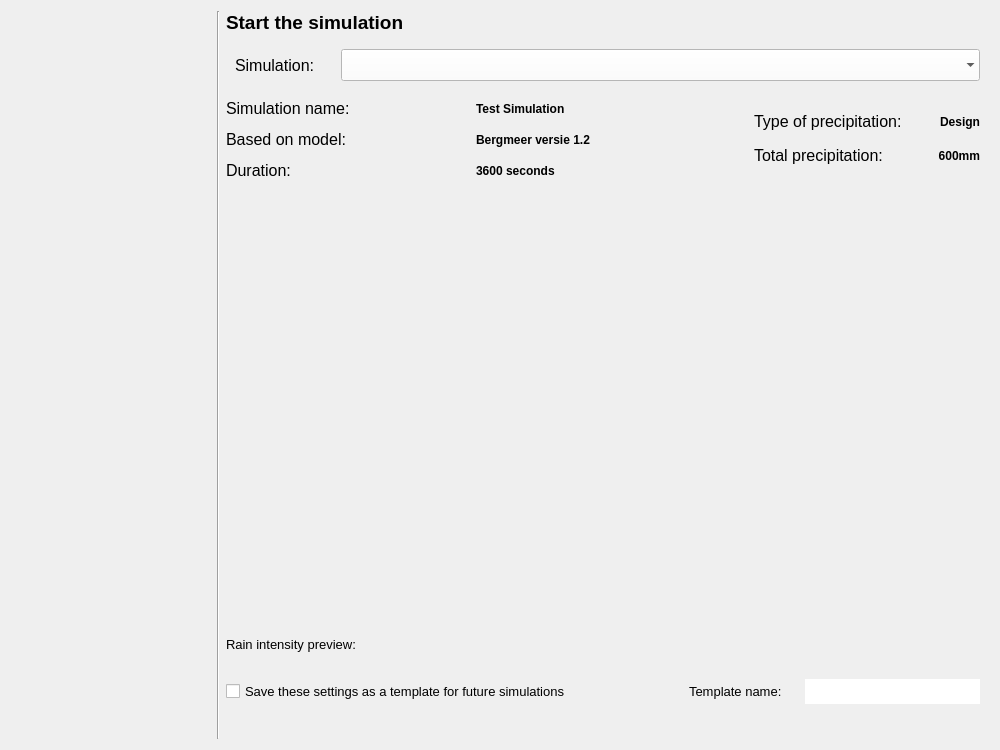
<?xml version="1.0" encoding="UTF-8"?>
<ui version="4.0">
 <class>Form</class>
 <widget class="QWidget" name="Form">
  <property name="windowModality">
   <enum>Qt::NonModal</enum>
  </property>
  <property name="geometry">
   <rect>
    <x>0</x>
    <y>0</y>
    <width>1000</width>
    <height>750</height>
   </rect>
  </property>
  <property name="sizePolicy">
   <sizepolicy hsizetype="Preferred" vsizetype="Preferred">
    <horstretch>0</horstretch>
    <verstretch>0</verstretch>
   </sizepolicy>
  </property>
  <property name="minimumSize">
   <size>
    <width>750</width>
    <height>500</height>
   </size>
  </property>
  <property name="maximumSize">
   <size>
    <width>16777215</width>
    <height>16777215</height>
   </size>
  </property>
  <property name="font">
   <font>
    <family>Segoe UI</family>
    <pointsize>8</pointsize>
   </font>
  </property>
  <property name="windowTitle">
   <string>Form</string>
  </property>
  <property name="autoFillBackground">
   <bool>true</bool>
  </property>
  <layout class="QGridLayout" name="gridLayout">
   <item row="4" column="2">
    <spacer name="verticalSpacer_2">
     <property name="orientation">
      <enum>Qt::Vertical</enum>
     </property>
     <property name="sizeHint" stdset="0">
      <size>
       <width>20</width>
       <height>40</height>
      </size>
     </property>
    </spacer>
   </item>
   <item row="0" column="2">
    <widget class="QLabel" name="label_4">
     <property name="font">
      <font>
       <family>Segoe UI</family>
       <pointsize>14</pointsize>
       <weight>75</weight>
       <bold>true</bold>
       <underline>false</underline>
      </font>
     </property>
     <property name="text">
      <string>Start the simulation</string>
     </property>
    </widget>
   </item>
   <item row="5" column="2">
    <widget class="QLabel" name="plot_label">
     <property name="sizePolicy">
      <sizepolicy hsizetype="Preferred" vsizetype="Minimum">
       <horstretch>0</horstretch>
       <verstretch>0</verstretch>
      </sizepolicy>
     </property>
     <property name="minimumSize">
      <size>
       <width>200</width>
       <height>20</height>
      </size>
     </property>
     <property name="maximumSize">
      <size>
       <width>16777215</width>
       <height>16777215</height>
      </size>
     </property>
     <property name="font">
      <font>
       <family>Segoe UI</family>
       <pointsize>10</pointsize>
      </font>
     </property>
     <property name="text">
      <string>Rain intensity preview:</string>
     </property>
    </widget>
   </item>
   <item row="1" column="2" colspan="4">
    <widget class="QWidget" name="simulation_widget" native="true">
     <property name="sizePolicy">
      <sizepolicy hsizetype="Expanding" vsizetype="Preferred">
       <horstretch>0</horstretch>
       <verstretch>0</verstretch>
      </sizepolicy>
     </property>
     <property name="minimumSize">
      <size>
       <width>0</width>
       <height>50</height>
      </size>
     </property>
     <property name="maximumSize">
      <size>
       <width>16777215</width>
       <height>16777215</height>
      </size>
     </property>
     <layout class="QGridLayout" name="gridLayout_2">
      <item row="0" column="0">
       <widget class="QLabel" name="label_3">
        <property name="minimumSize">
         <size>
          <width>100</width>
          <height>25</height>
         </size>
        </property>
        <property name="maximumSize">
         <size>
          <width>16777215</width>
          <height>16777215</height>
         </size>
        </property>
        <property name="font">
         <font>
          <family>Segoe UI</family>
          <pointsize>12</pointsize>
         </font>
        </property>
        <property name="text">
         <string>Simulation:</string>
        </property>
       </widget>
      </item>
      <item row="0" column="1">
       <widget class="QComboBox" name="dd_simulation">
        <property name="sizePolicy">
         <sizepolicy hsizetype="Expanding" vsizetype="Preferred">
          <horstretch>0</horstretch>
          <verstretch>0</verstretch>
         </sizepolicy>
        </property>
        <property name="minimumSize">
         <size>
          <width>0</width>
          <height>25</height>
         </size>
        </property>
        <property name="maximumSize">
         <size>
          <width>16777215</width>
          <height>16777215</height>
         </size>
        </property>
        <property name="font">
         <font>
          <family>Segoe UI</family>
          <pointsize>10</pointsize>
         </font>
        </property>
        <property name="styleSheet">
         <string notr="true">QComboBox {background-color:white; selection-background-color: lightgray;}</string>
        </property>
        <property name="frame">
         <bool>false</bool>
        </property>
       </widget>
      </item>
     </layout>
    </widget>
   </item>
   <item row="0" column="0" rowspan="10">
    <widget class="QWidget" name="wizard_steps_widget" native="true">
     <property name="sizePolicy">
      <sizepolicy hsizetype="Preferred" vsizetype="Expanding">
       <horstretch>0</horstretch>
       <verstretch>0</verstretch>
      </sizepolicy>
     </property>
     <property name="minimumSize">
      <size>
       <width>200</width>
       <height>0</height>
      </size>
     </property>
     <property name="maximumSize">
      <size>
       <width>200</width>
       <height>16777215</height>
      </size>
     </property>
     <layout class="QVBoxLayout" name="verticalLayout_2"/>
    </widget>
   </item>
   <item row="6" column="2" colspan="4">
    <layout class="QGridLayout" name="lout_plot">
     <property name="bottomMargin">
      <number>10</number>
     </property>
    </layout>
   </item>
   <item row="9" column="2" colspan="4">
    <spacer name="horizontalSpacer_5">
     <property name="orientation">
      <enum>Qt::Horizontal</enum>
     </property>
     <property name="sizeHint" stdset="0">
      <size>
       <width>40</width>
       <height>20</height>
      </size>
     </property>
    </spacer>
   </item>
   <item row="0" column="1" rowspan="10">
    <widget class="Line" name="line">
     <property name="sizePolicy">
      <sizepolicy hsizetype="Fixed" vsizetype="Expanding">
       <horstretch>0</horstretch>
       <verstretch>0</verstretch>
      </sizepolicy>
     </property>
     <property name="orientation">
      <enum>Qt::Vertical</enum>
     </property>
    </widget>
   </item>
   <item row="2" column="2" colspan="4">
    <layout class="QGridLayout" name="gridLayout_5">
     <property name="sizeConstraint">
      <enum>QLayout::SetDefaultConstraint</enum>
     </property>
     <item row="2" column="0">
      <widget class="QLabel" name="sim_duration_l">
       <property name="sizePolicy">
        <sizepolicy hsizetype="MinimumExpanding" vsizetype="Preferred">
         <horstretch>0</horstretch>
         <verstretch>0</verstretch>
        </sizepolicy>
       </property>
       <property name="minimumSize">
        <size>
         <width>0</width>
         <height>25</height>
        </size>
       </property>
       <property name="maximumSize">
        <size>
         <width>16777215</width>
         <height>16777215</height>
        </size>
       </property>
       <property name="palette">
        <palette>
         <active>
          <colorrole role="Button">
           <brush brushstyle="SolidPattern">
            <color alpha="255">
             <red>255</red>
             <green>255</green>
             <blue>255</blue>
            </color>
           </brush>
          </colorrole>
         </active>
         <inactive>
          <colorrole role="Button">
           <brush brushstyle="SolidPattern">
            <color alpha="255">
             <red>255</red>
             <green>255</green>
             <blue>255</blue>
            </color>
           </brush>
          </colorrole>
         </inactive>
         <disabled>
          <colorrole role="Button">
           <brush brushstyle="SolidPattern">
            <color alpha="255">
             <red>255</red>
             <green>255</green>
             <blue>255</blue>
            </color>
           </brush>
          </colorrole>
         </disabled>
        </palette>
       </property>
       <property name="font">
        <font>
         <family>Segoe UI</family>
         <pointsize>12</pointsize>
        </font>
       </property>
       <property name="text">
        <string>&lt;html&gt;&lt;head/&gt;&lt;body&gt;&lt;p&gt;Duration:&lt;/p&gt;&lt;/body&gt;&lt;/html&gt;</string>
       </property>
      </widget>
     </item>
     <item row="1" column="1">
      <widget class="QLabel" name="sim_database">
       <property name="sizePolicy">
        <sizepolicy hsizetype="Expanding" vsizetype="Preferred">
         <horstretch>0</horstretch>
         <verstretch>0</verstretch>
        </sizepolicy>
       </property>
       <property name="minimumSize">
        <size>
         <width>0</width>
         <height>25</height>
        </size>
       </property>
       <property name="maximumSize">
        <size>
         <width>16777215</width>
         <height>16777215</height>
        </size>
       </property>
       <property name="font">
        <font>
         <family>Segoe UI</family>
         <pointsize>9</pointsize>
         <weight>75</weight>
         <bold>true</bold>
        </font>
       </property>
       <property name="text">
        <string>Bergmeer versie 1.2</string>
       </property>
      </widget>
     </item>
     <item row="0" column="2">
      <spacer name="horizontalSpacer">
       <property name="orientation">
        <enum>Qt::Horizontal</enum>
       </property>
       <property name="sizeType">
        <enum>QSizePolicy::Minimum</enum>
       </property>
       <property name="sizeHint" stdset="0">
        <size>
         <width>20</width>
         <height>20</height>
        </size>
       </property>
      </spacer>
     </item>
     <item row="2" column="1">
      <widget class="QLabel" name="sim_duration">
       <property name="sizePolicy">
        <sizepolicy hsizetype="Expanding" vsizetype="Preferred">
         <horstretch>0</horstretch>
         <verstretch>0</verstretch>
        </sizepolicy>
       </property>
       <property name="minimumSize">
        <size>
         <width>0</width>
         <height>25</height>
        </size>
       </property>
       <property name="maximumSize">
        <size>
         <width>16777215</width>
         <height>16777215</height>
        </size>
       </property>
       <property name="font">
        <font>
         <family>Segoe UI</family>
         <pointsize>9</pointsize>
         <weight>75</weight>
         <bold>true</bold>
        </font>
       </property>
       <property name="text">
        <string>3600 seconds</string>
       </property>
      </widget>
     </item>
     <item row="0" column="3" rowspan="3">
      <layout class="QVBoxLayout" name="verticalLayout">
       <property name="spacing">
        <number>0</number>
       </property>
       <property name="sizeConstraint">
        <enum>QLayout::SetFixedSize</enum>
       </property>
       <property name="bottomMargin">
        <number>0</number>
       </property>
       <item>
        <widget class="QWidget" name="precipitation_widget" native="true">
         <property name="sizePolicy">
          <sizepolicy hsizetype="Preferred" vsizetype="Expanding">
           <horstretch>0</horstretch>
           <verstretch>0</verstretch>
          </sizepolicy>
         </property>
         <property name="minimumSize">
          <size>
           <width>0</width>
           <height>0</height>
          </size>
         </property>
         <property name="maximumSize">
          <size>
           <width>16777215</width>
           <height>80</height>
          </size>
         </property>
         <layout class="QGridLayout" name="gridLayout_3">
          <item row="0" column="1" alignment="Qt::AlignRight">
           <widget class="QLabel" name="sim_prec_type">
            <property name="sizePolicy">
             <sizepolicy hsizetype="Expanding" vsizetype="Preferred">
              <horstretch>0</horstretch>
              <verstretch>0</verstretch>
             </sizepolicy>
            </property>
            <property name="minimumSize">
             <size>
              <width>0</width>
              <height>25</height>
             </size>
            </property>
            <property name="maximumSize">
             <size>
              <width>16777215</width>
              <height>16777215</height>
             </size>
            </property>
            <property name="font">
             <font>
              <family>Segoe UI</family>
              <pointsize>9</pointsize>
              <weight>75</weight>
              <bold>true</bold>
             </font>
            </property>
            <property name="text">
             <string>Design</string>
            </property>
            <property name="alignment">
             <set>Qt::AlignRight|Qt::AlignTrailing|Qt::AlignVCenter</set>
            </property>
           </widget>
          </item>
          <item row="0" column="0">
           <widget class="QLabel" name="sim_prec_type_l">
            <property name="sizePolicy">
             <sizepolicy hsizetype="MinimumExpanding" vsizetype="Preferred">
              <horstretch>0</horstretch>
              <verstretch>0</verstretch>
             </sizepolicy>
            </property>
            <property name="minimumSize">
             <size>
              <width>0</width>
              <height>25</height>
             </size>
            </property>
            <property name="maximumSize">
             <size>
              <width>16777215</width>
              <height>16777215</height>
             </size>
            </property>
            <property name="font">
             <font>
              <family>Segoe UI</family>
              <pointsize>12</pointsize>
             </font>
            </property>
            <property name="text">
             <string>&lt;html&gt;&lt;head/&gt;&lt;body&gt;&lt;p&gt;Type of precipitation:&lt;/p&gt;&lt;/body&gt;&lt;/html&gt;</string>
            </property>
           </widget>
          </item>
          <item row="1" column="0">
           <widget class="QLabel" name="sim_prec_total_l">
            <property name="sizePolicy">
             <sizepolicy hsizetype="MinimumExpanding" vsizetype="Preferred">
              <horstretch>0</horstretch>
              <verstretch>0</verstretch>
             </sizepolicy>
            </property>
            <property name="minimumSize">
             <size>
              <width>0</width>
              <height>25</height>
             </size>
            </property>
            <property name="maximumSize">
             <size>
              <width>16777215</width>
              <height>16777215</height>
             </size>
            </property>
            <property name="font">
             <font>
              <family>Segoe UI</family>
              <pointsize>12</pointsize>
             </font>
            </property>
            <property name="text">
             <string>&lt;html&gt;&lt;head/&gt;&lt;body&gt;&lt;p&gt;Total precipitation:&lt;/p&gt;&lt;/body&gt;&lt;/html&gt;</string>
            </property>
           </widget>
          </item>
          <item row="1" column="1" alignment="Qt::AlignRight">
           <widget class="QLabel" name="sim_prec_total">
            <property name="sizePolicy">
             <sizepolicy hsizetype="Expanding" vsizetype="Preferred">
              <horstretch>0</horstretch>
              <verstretch>0</verstretch>
             </sizepolicy>
            </property>
            <property name="minimumSize">
             <size>
              <width>0</width>
              <height>25</height>
             </size>
            </property>
            <property name="maximumSize">
             <size>
              <width>16777215</width>
              <height>16777215</height>
             </size>
            </property>
            <property name="font">
             <font>
              <family>Segoe UI</family>
              <pointsize>9</pointsize>
              <weight>75</weight>
              <bold>true</bold>
             </font>
            </property>
            <property name="text">
             <string>600mm</string>
            </property>
            <property name="alignment">
             <set>Qt::AlignRight|Qt::AlignTrailing|Qt::AlignVCenter</set>
            </property>
           </widget>
          </item>
         </layout>
        </widget>
       </item>
      </layout>
     </item>
     <item row="1" column="0">
      <widget class="QLabel" name="sim_base_l">
       <property name="sizePolicy">
        <sizepolicy hsizetype="MinimumExpanding" vsizetype="Preferred">
         <horstretch>0</horstretch>
         <verstretch>0</verstretch>
        </sizepolicy>
       </property>
       <property name="minimumSize">
        <size>
         <width>0</width>
         <height>25</height>
        </size>
       </property>
       <property name="maximumSize">
        <size>
         <width>16777215</width>
         <height>16777215</height>
        </size>
       </property>
       <property name="font">
        <font>
         <family>Segoe UI</family>
         <pointsize>12</pointsize>
        </font>
       </property>
       <property name="text">
        <string>&lt;html&gt;&lt;head/&gt;&lt;body&gt;&lt;p&gt;Based on model:&lt;/p&gt;&lt;/body&gt;&lt;/html&gt;</string>
       </property>
      </widget>
     </item>
     <item row="0" column="1">
      <widget class="QLabel" name="sim_name">
       <property name="sizePolicy">
        <sizepolicy hsizetype="Expanding" vsizetype="Preferred">
         <horstretch>0</horstretch>
         <verstretch>0</verstretch>
        </sizepolicy>
       </property>
       <property name="minimumSize">
        <size>
         <width>0</width>
         <height>25</height>
        </size>
       </property>
       <property name="maximumSize">
        <size>
         <width>16777215</width>
         <height>16777215</height>
        </size>
       </property>
       <property name="font">
        <font>
         <family>Segoe UI</family>
         <pointsize>9</pointsize>
         <weight>75</weight>
         <bold>true</bold>
        </font>
       </property>
       <property name="text">
        <string>Test Simulation</string>
       </property>
      </widget>
     </item>
     <item row="0" column="0">
      <widget class="QLabel" name="sim_name_l">
       <property name="sizePolicy">
        <sizepolicy hsizetype="MinimumExpanding" vsizetype="Preferred">
         <horstretch>0</horstretch>
         <verstretch>0</verstretch>
        </sizepolicy>
       </property>
       <property name="minimumSize">
        <size>
         <width>0</width>
         <height>25</height>
        </size>
       </property>
       <property name="maximumSize">
        <size>
         <width>16777215</width>
         <height>16777215</height>
        </size>
       </property>
       <property name="font">
        <font>
         <family>Segoe UI</family>
         <pointsize>12</pointsize>
        </font>
       </property>
       <property name="text">
        <string>&lt;html&gt;&lt;head/&gt;&lt;body&gt;&lt;p&gt;Simulation name:&lt;/p&gt;&lt;/body&gt;&lt;/html&gt;</string>
       </property>
      </widget>
     </item>
    </layout>
   </item>
   <item row="7" column="2" colspan="4">
    <layout class="QGridLayout" name="gridLayout_6">
     <item row="1" column="0">
      <widget class="QCheckBox" name="cb_save_template">
       <property name="minimumSize">
        <size>
         <width>14</width>
         <height>14</height>
        </size>
       </property>
       <property name="maximumSize">
        <size>
         <width>16777215</width>
         <height>16777215</height>
        </size>
       </property>
       <property name="font">
        <font>
         <family>Segoe UI</family>
         <pointsize>10</pointsize>
        </font>
       </property>
       <property name="layoutDirection">
        <enum>Qt::LeftToRight</enum>
       </property>
       <property name="text">
        <string>Save these settings as a template for future simulations</string>
       </property>
       <property name="checked">
        <bool>false</bool>
       </property>
      </widget>
     </item>
     <item row="1" column="2">
      <widget class="QWidget" name="template_widget" native="true">
       <property name="minimumSize">
        <size>
         <width>300</width>
         <height>40</height>
        </size>
       </property>
       <property name="maximumSize">
        <size>
         <width>16777215</width>
         <height>16777215</height>
        </size>
       </property>
       <layout class="QHBoxLayout" name="horizontalLayout_3">
        <item>
         <widget class="QLabel" name="label">
          <property name="minimumSize">
           <size>
            <width>110</width>
            <height>20</height>
           </size>
          </property>
          <property name="maximumSize">
           <size>
            <width>16777215</width>
            <height>16777215</height>
           </size>
          </property>
          <property name="font">
           <font>
            <family>Segoe UI</family>
            <pointsize>10</pointsize>
           </font>
          </property>
          <property name="text">
           <string>Template name:</string>
          </property>
         </widget>
        </item>
        <item>
         <widget class="QLineEdit" name="template_name">
          <property name="sizePolicy">
           <sizepolicy hsizetype="Expanding" vsizetype="Preferred">
            <horstretch>0</horstretch>
            <verstretch>0</verstretch>
           </sizepolicy>
          </property>
          <property name="minimumSize">
           <size>
            <width>175</width>
            <height>25</height>
           </size>
          </property>
          <property name="maximumSize">
           <size>
            <width>16777215</width>
            <height>16777215</height>
           </size>
          </property>
          <property name="font">
           <font>
            <family>Segoe UI</family>
            <pointsize>10</pointsize>
           </font>
          </property>
          <property name="styleSheet">
           <string notr="true">QLineEdit {background-color: white;}</string>
          </property>
          <property name="frame">
           <bool>false</bool>
          </property>
         </widget>
        </item>
       </layout>
      </widget>
     </item>
     <item row="1" column="1">
      <spacer name="horizontalSpacer_4">
       <property name="orientation">
        <enum>Qt::Horizontal</enum>
       </property>
       <property name="sizeHint" stdset="0">
        <size>
         <width>40</width>
         <height>20</height>
        </size>
       </property>
      </spacer>
     </item>
    </layout>
   </item>
  </layout>
 </widget>
 <tabstops>
  <tabstop>dd_simulation</tabstop>
  <tabstop>template_name</tabstop>
 </tabstops>
 <resources/>
 <connections/>
</ui>
